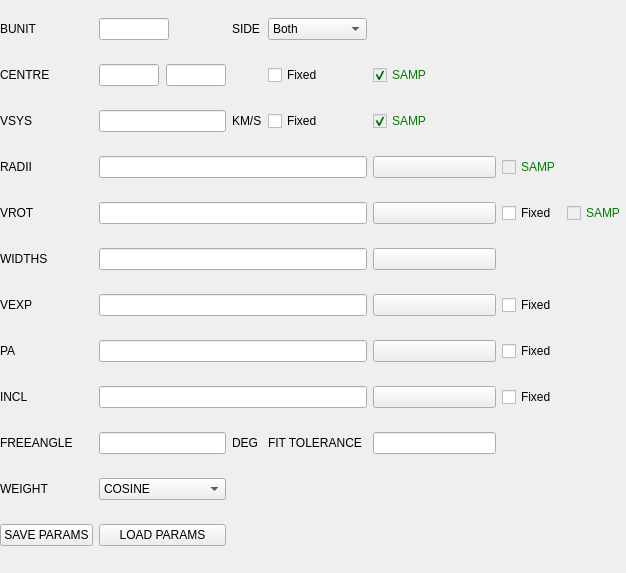
<?xml version="1.0" encoding="UTF-8"?>
<ui version="4.0">
 <class>rotcur</class>
 <widget class="QFrame" name="rotcur">
  <property name="geometry">
   <rect>
    <x>0</x>
    <y>0</y>
    <width>626</width>
    <height>573</height>
   </rect>
  </property>
  <property name="windowTitle">
   <string>Frame</string>
  </property>
  <property name="frameShape">
   <enum>QFrame::NoFrame</enum>
  </property>
  <property name="frameShadow">
   <enum>QFrame::Raised</enum>
  </property>
  <layout class="QVBoxLayout" name="verticalLayout">
   <property name="margin">
    <number>0</number>
   </property>
   <item>
    <widget class="QFrame" name="frame_2">
     <property name="frameShape">
      <enum>QFrame::NoFrame</enum>
     </property>
     <property name="frameShadow">
      <enum>QFrame::Raised</enum>
     </property>
     <layout class="QGridLayout" name="gridLayout">
      <property name="margin">
       <number>0</number>
      </property>
      <item row="0" column="0">
       <widget class="QLabel" name="label_3">
        <property name="text">
         <string>BUNIT</string>
        </property>
       </widget>
      </item>
      <item row="0" column="1">
       <widget class="QLineEdit" name="bunitLine">
        <property name="maximumSize">
         <size>
          <width>70</width>
          <height>16777215</height>
         </size>
        </property>
       </widget>
      </item>
      <item row="1" column="0">
       <widget class="QLabel" name="label_4">
        <property name="text">
         <string>CENTRE</string>
        </property>
       </widget>
      </item>
      <item row="1" column="3">
       <widget class="QCheckBox" name="centreCheck">
        <property name="text">
         <string>Fixed</string>
        </property>
       </widget>
      </item>
      <item row="2" column="0">
       <widget class="QLabel" name="label_5">
        <property name="text">
         <string>VSYS</string>
        </property>
       </widget>
      </item>
      <item row="2" column="1">
       <widget class="QLineEdit" name="vsysLine"/>
      </item>
      <item row="2" column="2">
       <widget class="QLabel" name="label_7">
        <property name="text">
         <string>KM/S</string>
        </property>
       </widget>
      </item>
      <item row="2" column="3">
       <widget class="QCheckBox" name="vsysCheck">
        <property name="text">
         <string>Fixed</string>
        </property>
       </widget>
      </item>
      <item row="3" column="0">
       <widget class="QLabel" name="label_8">
        <property name="text">
         <string>RADII</string>
        </property>
       </widget>
      </item>
      <item row="3" column="1" colspan="3">
       <widget class="QLineEdit" name="radiiLine"/>
      </item>
      <item row="3" column="5">
       <widget class="QPushButton" name="radiiButton">
        <property name="text">
         <string/>
        </property>
        <property name="icon">
         <iconset resource="../resources.qrc">
          <normaloff>:/table.png</normaloff>:/table.png</iconset>
        </property>
        <property name="iconSize">
         <size>
          <width>20</width>
          <height>20</height>
         </size>
        </property>
       </widget>
      </item>
      <item row="5" column="0">
       <widget class="QLabel" name="label">
        <property name="text">
         <string>WIDTHS</string>
        </property>
       </widget>
      </item>
      <item row="5" column="1" colspan="3">
       <widget class="QLineEdit" name="widthsLine"/>
      </item>
      <item row="5" column="5">
       <widget class="QPushButton" name="widthsButton">
        <property name="text">
         <string/>
        </property>
        <property name="icon">
         <iconset resource="../resources.qrc">
          <normaloff>:/table.png</normaloff>:/table.png</iconset>
        </property>
        <property name="iconSize">
         <size>
          <width>20</width>
          <height>20</height>
         </size>
        </property>
       </widget>
      </item>
      <item row="7" column="0">
       <widget class="QLabel" name="label_9">
        <property name="text">
         <string>VEXP</string>
        </property>
       </widget>
      </item>
      <item row="7" column="1" colspan="3">
       <widget class="QLineEdit" name="vexpLine"/>
      </item>
      <item row="7" column="5">
       <widget class="QPushButton" name="vexpButton">
        <property name="text">
         <string/>
        </property>
        <property name="icon">
         <iconset resource="../resources.qrc">
          <normaloff>:/table.png</normaloff>:/table.png</iconset>
        </property>
        <property name="iconSize">
         <size>
          <width>20</width>
          <height>20</height>
         </size>
        </property>
       </widget>
      </item>
      <item row="7" column="6">
       <widget class="QCheckBox" name="vexpCheck">
        <property name="text">
         <string>Fixed</string>
        </property>
       </widget>
      </item>
      <item row="8" column="0">
       <widget class="QLabel" name="label_10">
        <property name="text">
         <string>PA</string>
        </property>
       </widget>
      </item>
      <item row="8" column="1" colspan="3">
       <widget class="QLineEdit" name="paLine"/>
      </item>
      <item row="8" column="5">
       <widget class="QPushButton" name="paButton">
        <property name="text">
         <string/>
        </property>
        <property name="icon">
         <iconset resource="../resources.qrc">
          <normaloff>:/table.png</normaloff>:/table.png</iconset>
        </property>
        <property name="iconSize">
         <size>
          <width>20</width>
          <height>20</height>
         </size>
        </property>
       </widget>
      </item>
      <item row="8" column="6">
       <widget class="QCheckBox" name="paCheck">
        <property name="text">
         <string>Fixed</string>
        </property>
       </widget>
      </item>
      <item row="9" column="0">
       <widget class="QLabel" name="label_11">
        <property name="text">
         <string>INCL</string>
        </property>
       </widget>
      </item>
      <item row="9" column="1" colspan="3">
       <widget class="QLineEdit" name="inclLine"/>
      </item>
      <item row="9" column="5">
       <widget class="QPushButton" name="inclButton">
        <property name="text">
         <string/>
        </property>
        <property name="icon">
         <iconset resource="../resources.qrc">
          <normaloff>:/table.png</normaloff>:/table.png</iconset>
        </property>
        <property name="iconSize">
         <size>
          <width>20</width>
          <height>20</height>
         </size>
        </property>
       </widget>
      </item>
      <item row="9" column="6">
       <widget class="QCheckBox" name="inclCheck">
        <property name="text">
         <string>Fixed</string>
        </property>
       </widget>
      </item>
      <item row="10" column="0">
       <widget class="QLabel" name="label_12">
        <property name="text">
         <string>FREEANGLE</string>
        </property>
       </widget>
      </item>
      <item row="10" column="1">
       <widget class="QLineEdit" name="freeangleLine"/>
      </item>
      <item row="10" column="2">
       <widget class="QLabel" name="label_13">
        <property name="text">
         <string>DEG</string>
        </property>
       </widget>
      </item>
      <item row="10" column="3">
       <widget class="QLabel" name="label_14">
        <property name="text">
         <string>FIT TOLERANCE</string>
        </property>
       </widget>
      </item>
      <item row="10" column="5">
       <widget class="QLineEdit" name="fittoleranceLine"/>
      </item>
      <item row="12" column="0">
       <widget class="QPushButton" name="saveParamsButton">
        <property name="text">
         <string>SAVE PARAMS</string>
        </property>
       </widget>
      </item>
      <item row="12" column="1">
       <widget class="QPushButton" name="loadParamsButton">
        <property name="text">
         <string>LOAD PARAMS</string>
        </property>
       </widget>
      </item>
      <item row="0" column="2">
       <widget class="QLabel" name="label_6">
        <property name="text">
         <string>SIDE</string>
        </property>
       </widget>
      </item>
      <item row="11" column="0">
       <widget class="QLabel" name="label_15">
        <property name="text">
         <string>WEIGHT</string>
        </property>
       </widget>
      </item>
      <item row="11" column="1">
       <widget class="QComboBox" name="weightBox">
        <item>
         <property name="text">
          <string>COSINE</string>
         </property>
        </item>
        <item>
         <property name="text">
          <string>UNIFORM</string>
         </property>
        </item>
        <item>
         <property name="text">
          <string>COS-SQUARED</string>
         </property>
        </item>
       </widget>
      </item>
      <item row="0" column="3">
       <widget class="QComboBox" name="sideBox">
        <item>
         <property name="text">
          <string>Both</string>
         </property>
        </item>
        <item>
         <property name="text">
          <string>Approaching</string>
         </property>
        </item>
        <item>
         <property name="text">
          <string>Receding</string>
         </property>
        </item>
       </widget>
      </item>
      <item row="1" column="1">
       <widget class="QFrame" name="frame">
        <property name="frameShape">
         <enum>QFrame::NoFrame</enum>
        </property>
        <property name="frameShadow">
         <enum>QFrame::Plain</enum>
        </property>
        <property name="lineWidth">
         <number>0</number>
        </property>
        <layout class="QHBoxLayout" name="horizontalLayout">
         <property name="spacing">
          <number>7</number>
         </property>
         <property name="sizeConstraint">
          <enum>QLayout::SetMinimumSize</enum>
         </property>
         <property name="margin">
          <number>0</number>
         </property>
         <item>
          <widget class="QLineEdit" name="xcentreLine">
           <property name="maximumSize">
            <size>
             <width>60</width>
             <height>16777215</height>
            </size>
           </property>
           <property name="alignment">
            <set>Qt::AlignLeading|Qt::AlignLeft|Qt::AlignVCenter</set>
           </property>
          </widget>
         </item>
         <item>
          <widget class="QLineEdit" name="ycentreLine">
           <property name="minimumSize">
            <size>
             <width>60</width>
             <height>0</height>
            </size>
           </property>
           <property name="maximumSize">
            <size>
             <width>60</width>
             <height>16777215</height>
            </size>
           </property>
          </widget>
         </item>
        </layout>
       </widget>
      </item>
      <item row="1" column="5">
       <widget class="QCheckBox" name="checkSampCentre">
        <property name="enabled">
         <bool>false</bool>
        </property>
        <property name="styleSheet">
         <string notr="true">QCheckBox { color: green }</string>
        </property>
        <property name="text">
         <string>SAMP</string>
        </property>
        <property name="checked">
         <bool>true</bool>
        </property>
       </widget>
      </item>
      <item row="2" column="5">
       <widget class="QCheckBox" name="checkSampVsys">
        <property name="enabled">
         <bool>false</bool>
        </property>
        <property name="styleSheet">
         <string notr="true">QCheckBox { color: green }</string>
        </property>
        <property name="text">
         <string>SAMP</string>
        </property>
        <property name="checked">
         <bool>true</bool>
        </property>
       </widget>
      </item>
      <item row="3" column="6">
       <widget class="QCheckBox" name="checkSampRadii">
        <property name="enabled">
         <bool>false</bool>
        </property>
        <property name="styleSheet">
         <string notr="true">QCheckBox { color: green }</string>
        </property>
        <property name="text">
         <string>SAMP</string>
        </property>
       </widget>
      </item>
      <item row="4" column="1" colspan="3">
       <widget class="QLineEdit" name="vrotLine"/>
      </item>
      <item row="4" column="0">
       <widget class="QLabel" name="label_2">
        <property name="text">
         <string>VROT</string>
        </property>
       </widget>
      </item>
      <item row="4" column="5">
       <widget class="QPushButton" name="vrotButton">
        <property name="text">
         <string/>
        </property>
        <property name="icon">
         <iconset resource="../resources.qrc">
          <normaloff>:/table.png</normaloff>:/table.png</iconset>
        </property>
        <property name="iconSize">
         <size>
          <width>20</width>
          <height>20</height>
         </size>
        </property>
       </widget>
      </item>
      <item row="4" column="6">
       <widget class="QCheckBox" name="vrotCheck">
        <property name="text">
         <string>Fixed</string>
        </property>
       </widget>
      </item>
      <item row="4" column="7">
       <widget class="QCheckBox" name="checkSampVrot">
        <property name="enabled">
         <bool>false</bool>
        </property>
        <property name="toolTip">
         <string/>
        </property>
        <property name="whatsThis">
         <string/>
        </property>
        <property name="styleSheet">
         <string notr="true">QCheckBox { color: green }</string>
        </property>
        <property name="text">
         <string>SAMP</string>
        </property>
       </widget>
      </item>
     </layout>
    </widget>
   </item>
  </layout>
 </widget>
 <resources>
  <include location="../resources.qrc"/>
 </resources>
 <connections/>
</ui>
